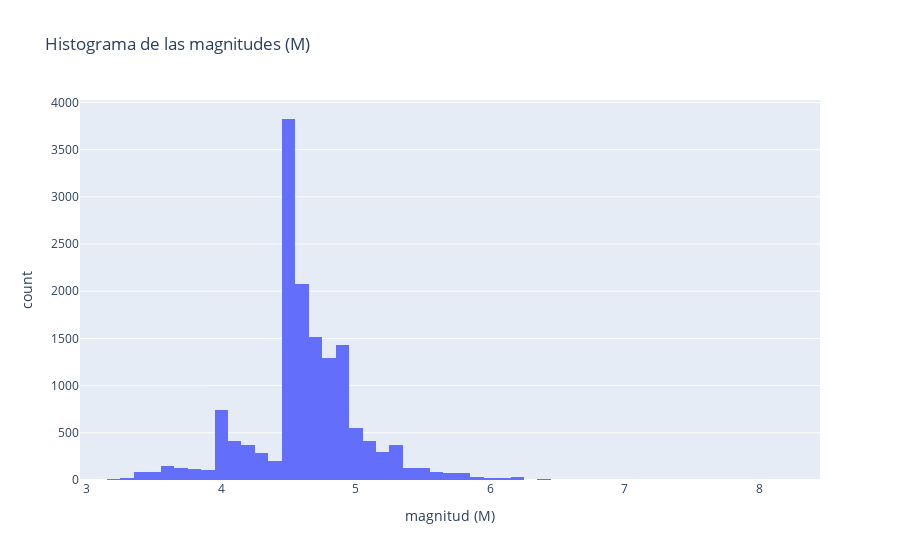

Notebook code cell kept with this figure:
### Code cell
#PLOTLY
#GRAFICOS DE HISTOGRMAS
fig = px.histogram(df, x = df['magnitud (M)'], title = 'Histograma de las magnitudes (M)')

fig.show()

### Figure 1 — Plotly figure (JSON) as saved in the notebook; plotly's stock layout.template omitted (floating-point values rounded to 4 significant figures; data arrays with more than 128 entries replaced by an {"elided": "..."} marker saying what was removed)
{"data": [{"alignmentgroup": "True", "bingroup": "x", "hovertemplate": "magnitud (M)=%{x}<br>count=%{y}<extra></extra>", "legendgroup": "", "marker": {"color": "#636efa", "pattern": {"shape": ""}}, "name": "", "offsetgroup": "", "orientation": "v", "showlegend": false, "type": "histogram", "x": {"elided": "15101 float values"}, "xaxis": "x", "yaxis": "y"}], "layout": {"barmode": "relative", "legend": {"tracegroupgap": 0}, "title": {"text": "Histograma de las magnitudes (M)"}, "xaxis": {"anchor": "y", "domain": [0, 1], "title": {"text": "magnitud (M)"}}, "yaxis": {"anchor": "x", "domain": [0, 1], "title": {"text": "count"}}}}
